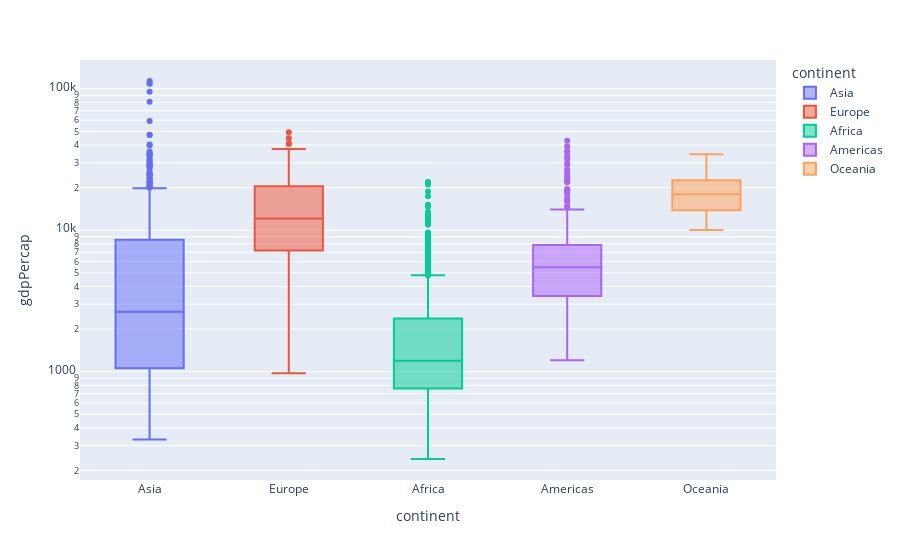

Notebook code for this chart:
### Markdown cell above
### Gráficos de caja

### Code cell
px.box(
    data,
    x = 'continent',
    y = 'gdpPercap',
    log_y = True,
    color = 'continent',
    hover_name= 'country'
)

### Figure 1 — Plotly figure (JSON) as saved in the notebook; plotly's stock layout.template omitted (floating-point values rounded to 4 significant figures; data arrays with more than 128 entries replaced by an {"elided": "..."} marker saying what was removed)
{"data": [{"alignmentgroup": "True", "hovertemplate": "<b>%{hovertext}</b><br><br>continent=%{x}<br>gdpPercap=%{y}<extra></extra>", "hovertext": {"elided": "396 str values"}, "legendgroup": "Asia", "marker": {"color": "#636efa"}, "name": "Asia", "notched": false, "offsetgroup": "Asia", "orientation": "v", "showlegend": true, "type": "box", "x": {"elided": "396 str values"}, "x0": " ", "xaxis": "x", "y": {"elided": "396 float values"}, "y0": " ", "yaxis": "y"}, {"alignmentgroup": "True", "hovertemplate": "<b>%{hovertext}</b><br><br>continent=%{x}<br>gdpPercap=%{y}<extra></extra>", "hovertext": {"elided": "360 str values"}, "legendgroup": "Europe", "marker": {"color": "#EF553B"}, "name": "Europe", "notched": false, "offsetgroup": "Europe", "orientation": "v", "showlegend": true, "type": "box", "x": {"elided": "360 str values"}, "x0": " ", "xaxis": "x", "y": {"elided": "360 float values"}, "y0": " ", "yaxis": "y"}, {"alignmentgroup": "True", "hovertemplate": "<b>%{hovertext}</b><br><br>continent=%{x}<br>gdpPercap=%{y}<extra></extra>", "hovertext": {"elided": "624 str values"}, "legendgroup": "Africa", "marker": {"color": "#00cc96"}, "name": "Africa", "notched": false, "offsetgroup": "Africa", "orientation": "v", "showlegend": true, "type": "box", "x": {"elided": "624 str values"}, "x0": " ", "xaxis": "x", "y": {"elided": "624 float values"}, "y0": " ", "yaxis": "y"}, {"alignmentgroup": "True", "hovertemplate": "<b>%{hovertext}</b><br><br>continent=%{x}<br>gdpPercap=%{y}<extra></extra>", "hovertext": {"elided": "300 str values"}, "legendgroup": "Americas", "marker": {"color": "#ab63fa"}, "name": "Americas", "notched": false, "offsetgroup": "Americas", "orientation": "v", "showlegend": true, "type": "box", "x": {"elided": "300 str values"}, "x0": " ", "xaxis": "x", "y": {"elided": "300 float values"}, "y0": " ", "yaxis": "y"}, {"alignmentgroup": "True", "hovertemplate": "<b>%{hovertext}</b><br><br>continent=%{x}<br>gdpPercap=%{y}<extra></extra>", "hovertext": ["Australia", "Australia", "Australia", "Australia", "Australia", "Australia", "Australia", "Australia", "Australia", "Australia", "Australia", "Australia", "New Zealand", "New Zealand", "New Zealand", "New Zealand", "New Zealand", "New Zealand", "New Zealand", "New Zealand", "New Zealand", "New Zealand", "New Zealand", "New Zealand"], "legendgroup": "Oceania", "marker": {"color": "#FFA15A"}, "name": "Oceania", "notched": false, "offsetgroup": "Oceania", "orientation": "v", "showlegend": true, "type": "box", "x": ["Oceania", "Oceania", "Oceania", "Oceania", "Oceania", "Oceania", "Oceania", "Oceania", "Oceania", "Oceania", "Oceania", "Oceania", "Oceania", "Oceania", "Oceania", "Oceania", "Oceania", "Oceania", "Oceania", "Oceania", "Oceania", "Oceania", "Oceania", "Oceania"], "x0": " ", "xaxis": "x", "y": [10040.0, 10950.0, 12220.0, 14530.0, 16790.0, 18330.0, 19480.0, 21890.0, 23420.0, 27000.0, 30690.0, 34440.0, 10560.0, 12250.0, 13180.0, 14460.0, 16050.0, 16230.0, 17630.0, 19010.0, 18360.0, 21050.0, 23190.0, 25190.0], "y0": " ", "yaxis": "y"}], "layout": {"boxmode": "overlay", "legend": {"title": {"text": "continent"}, "tracegroupgap": 0}, "margin": {"t": 60}, "xaxis": {"anchor": "y", "categoryarray": ["Asia", "Europe", "Africa", "Americas", "Oceania"], "categoryorder": "array", "domain": [0, 1], "title": {"text": "continent"}}, "yaxis": {"anchor": "x", "domain": [0, 1], "title": {"text": "gdpPercap"}, "type": "log"}}}
